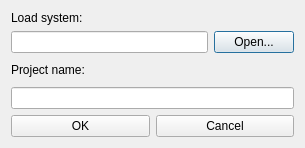
<ui version="4.0" >
 <class>NewProjectDialog</class>
 <widget class="QDialog" name="NewProjectDialog" >
  <property name="geometry" >
   <rect>
    <x>0</x>
    <y>0</y>
    <width>305</width>
    <height>148</height>
   </rect>
  </property>
  <property name="windowTitle" >
   <string>New Project</string>
  </property>
  <property name="styleSheet" >
   <string notr="true" >QWidget, QMenuBar::item {
	background-color: qlineargradient(x1: 0, y1: 0, x2: 0, y2: 1,
                                      stop: 0 #c5d8ef, stop: 1 #89a5c3);
}

QLabel, QSlider {
	background-color: transparent;
}a</string>
  </property>
  <property name="locale" >
   <locale country="UnitedStates" language="English" />
  </property>
  <layout class="QVBoxLayout" name="verticalLayout_2" >
   <item>
    <layout class="QVBoxLayout" name="verticalLayout" >
     <property name="sizeConstraint" >
      <enum>QLayout::SetNoConstraint</enum>
     </property>
     <item>
      <widget class="QLabel" name="label" >
       <property name="sizePolicy" >
        <sizepolicy vsizetype="Fixed" hsizetype="Preferred" >
         <horstretch>0</horstretch>
         <verstretch>0</verstretch>
        </sizepolicy>
       </property>
       <property name="text" >
        <string>Load system:</string>
       </property>
      </widget>
     </item>
     <item>
      <layout class="QHBoxLayout" name="horizontalLayout_2" >
       <item>
        <widget class="QLineEdit" name="lineEditSystem" >
         <property name="enabled" >
          <bool>true</bool>
         </property>
         <property name="readOnly" >
          <bool>true</bool>
         </property>
        </widget>
       </item>
       <item>
        <widget class="QPushButton" name="OpenSystem" >
         <property name="text" >
          <string>Open...</string>
         </property>
        </widget>
       </item>
      </layout>
     </item>
     <item>
      <widget class="QLabel" name="label_3" >
       <property name="text" >
        <string>Project name:</string>
       </property>
      </widget>
     </item>
     <item>
      <layout class="QHBoxLayout" name="horizontalLayout_4" >
       <property name="sizeConstraint" >
        <enum>QLayout::SetNoConstraint</enum>
       </property>
       <item>
        <widget class="QLineEdit" name="ProjectName" >
         <property name="windowModality" >
          <enum>Qt::NonModal</enum>
         </property>
         <property name="sizePolicy" >
          <sizepolicy vsizetype="Fixed" hsizetype="Preferred" >
           <horstretch>0</horstretch>
           <verstretch>0</verstretch>
          </sizepolicy>
         </property>
         <property name="layoutDirection" >
          <enum>Qt::LeftToRight</enum>
         </property>
        </widget>
       </item>
      </layout>
     </item>
     <item>
      <layout class="QHBoxLayout" name="horizontalLayout" >
       <item>
        <widget class="QPushButton" name="OK" >
         <property name="text" >
          <string>OK</string>
         </property>
        </widget>
       </item>
       <item>
        <widget class="QPushButton" name="Cancel" >
         <property name="text" >
          <string>Cancel</string>
         </property>
        </widget>
       </item>
      </layout>
     </item>
    </layout>
   </item>
  </layout>
 </widget>
 <resources/>
 <connections>
  <connection>
   <sender>OpenSystem</sender>
   <signal>clicked()</signal>
   <receiver>NewProjectDialog</receiver>
   <slot>LoadSystem()</slot>
   <hints>
    <hint type="sourcelabel" >
     <x>340</x>
     <y>70</y>
    </hint>
    <hint type="destinationlabel" >
     <x>199</x>
     <y>149</y>
    </hint>
   </hints>
  </connection>
  <connection>
   <sender>OK</sender>
   <signal>clicked()</signal>
   <receiver>NewProjectDialog</receiver>
   <slot>accept()</slot>
   <hints>
    <hint type="sourcelabel" >
     <x>102</x>
     <y>240</y>
    </hint>
    <hint type="destinationlabel" >
     <x>199</x>
     <y>149</y>
    </hint>
   </hints>
  </connection>
  <connection>
   <sender>Cancel</sender>
   <signal>clicked()</signal>
   <receiver>NewProjectDialog</receiver>
   <slot>reject()</slot>
   <hints>
    <hint type="sourcelabel" >
     <x>288</x>
     <y>240</y>
    </hint>
    <hint type="destinationlabel" >
     <x>199</x>
     <y>149</y>
    </hint>
   </hints>
  </connection>
 </connections>
 <slots>
  <slot>LoadSystem()</slot>
 </slots>
</ui>
